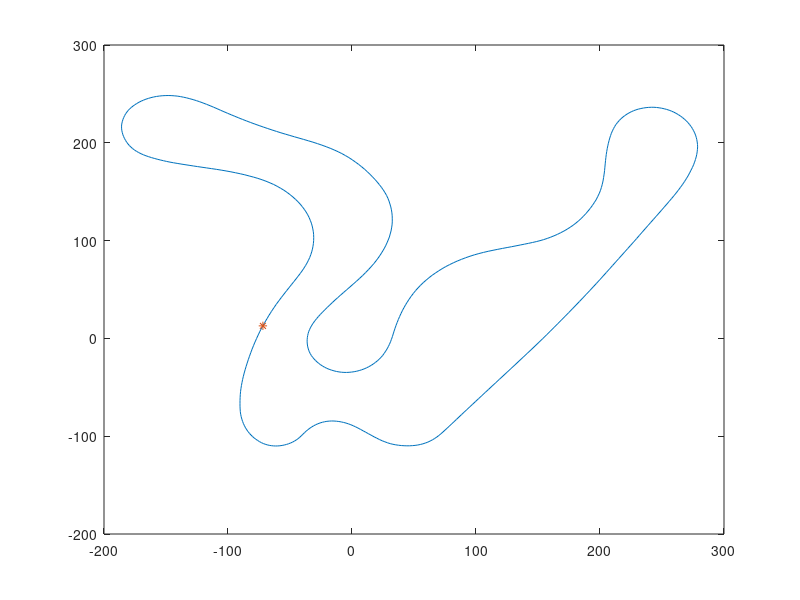
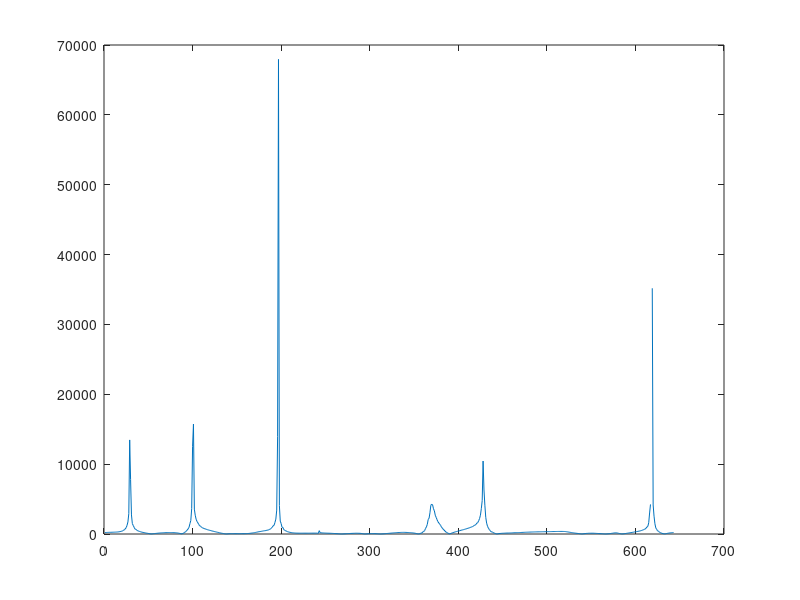
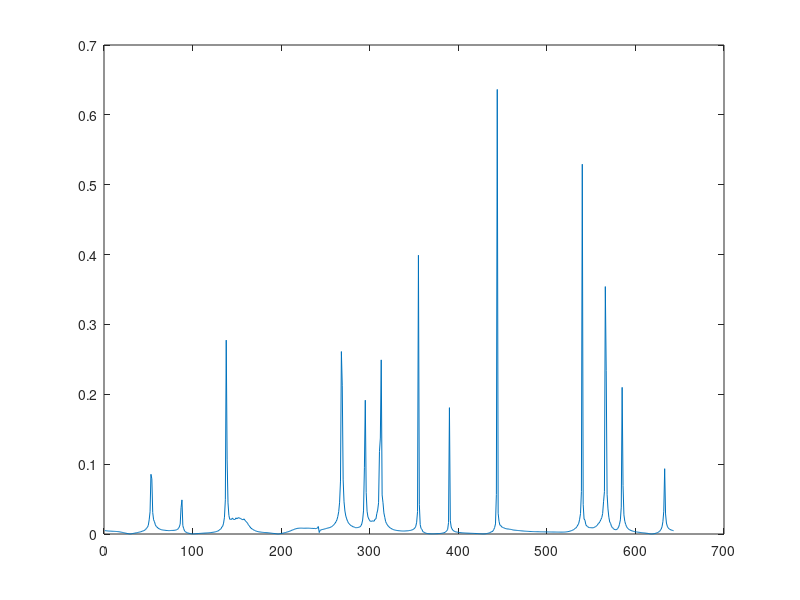

MATLAB code to generate these figures, in order:
clear
close all 

load('AchnaTrack.mat')

% Calculate most of the points
for i=1:(length(Track.x)-2) %a=i, b=i+1, c=i+2
    %Find the midpoint and gradient of ab
    midABx(i) = (Track.x(i)+Track.x(i+1))/2;
    midABy(i) = (Track.y(i)+Track.y(i+1))/2; %Use this y
    
    %Find the mid point and gradient of bc
    midBCx(i) = (Track.x(i+1)+Track.x(i+2))/2;
    midBCy(i) = (Track.y(i+1)+Track.y(i+2))/2;
    gradient(i) = (Track.y(i+1)-Track.y(i+2))/(Track.x(i+1)-Track.x(i+2));
    perpgrad(i) = 1/-gradient(i);
    
    %Equation of the line for perpendicular bisector
    x(i) = (-(perpgrad(i)*midBCx(i))-midABy(i)-midBCy(i))/perpgrad(i); %Use this X
    
    %Find the radius at point b
    R(i+1) = sqrt((Track.x(i+1)-x(i))^2+(Track.y(i+1)-midABy(i))^2);

    %Calculate curvature
    curv(i+1) = 1/R(i+1);
end

%% Calculate first point using same method as above
last = length(Track.x);
midABx(last) = (Track.x(last)+Track.x(1))/2;
midABy(last) = (Track.y(last)+Track.y(1))/2;
midBCx(last) = (Track.x(1)+Track.x(2))/2;
midBCy(last) = (Track.y(1)+Track.y(2))/2;
gradient(last) = (Track.y(1)-Track.y(2))/(Track.x(1)-Track.x(2));
perpgrad(last) = 1/-gradient(last);
x(last) = (-(perpgrad(last)*midBCx(last))-midABy(last)-midBCy(last))/perpgrad(last); %Use this X
R(1) = sqrt((Track.x(1)-x(last))^2+(Track.y(1)-midABy(last))^2);
curv(1) = 1/R(1);

%% Calculate last point
last1 = length(Track.x);
last = length(Track.x)-1;
midABx(last) = (Track.x(last)+Track.x(last1))/2;
midABy(last) = (Track.y(last)+Track.y(last1))/2;
midBCx(last) = (Track.x(last1)+Track.x(1))/2;
midBCy(last) = (Track.y(last1)+Track.y(1))/2;
gradient(last) = (Track.y(last1)-Track.y(1))/(Track.x(last1)-Track.x(1));
perpgrad(last) = 1/-gradient(last);
x(last) = (-(perpgrad(last)*midBCx(last))-midABy(last)-midBCy(last))/perpgrad(last); %Use this X
R(last1) = sqrt((Track.x(last1)-x(last))^2+(Track.y(last1)-midABy(last))^2);
curv(last1) = 1/R(last1);

%% Calc distance 
for i=2:(length(Track.x))
   Track.Distance(i) = sqrt((Track.x(i-1)-Track.x(i))^2+(Track.y(i-1)-Track.y(i))^2);  
end
Track.Distance(1)=0;
    
plot(Track.x,Track.y)
hold on
plot(Track.x(1),Track.y(1),'*')
figure 
plot(R)
figure
plot(curv)